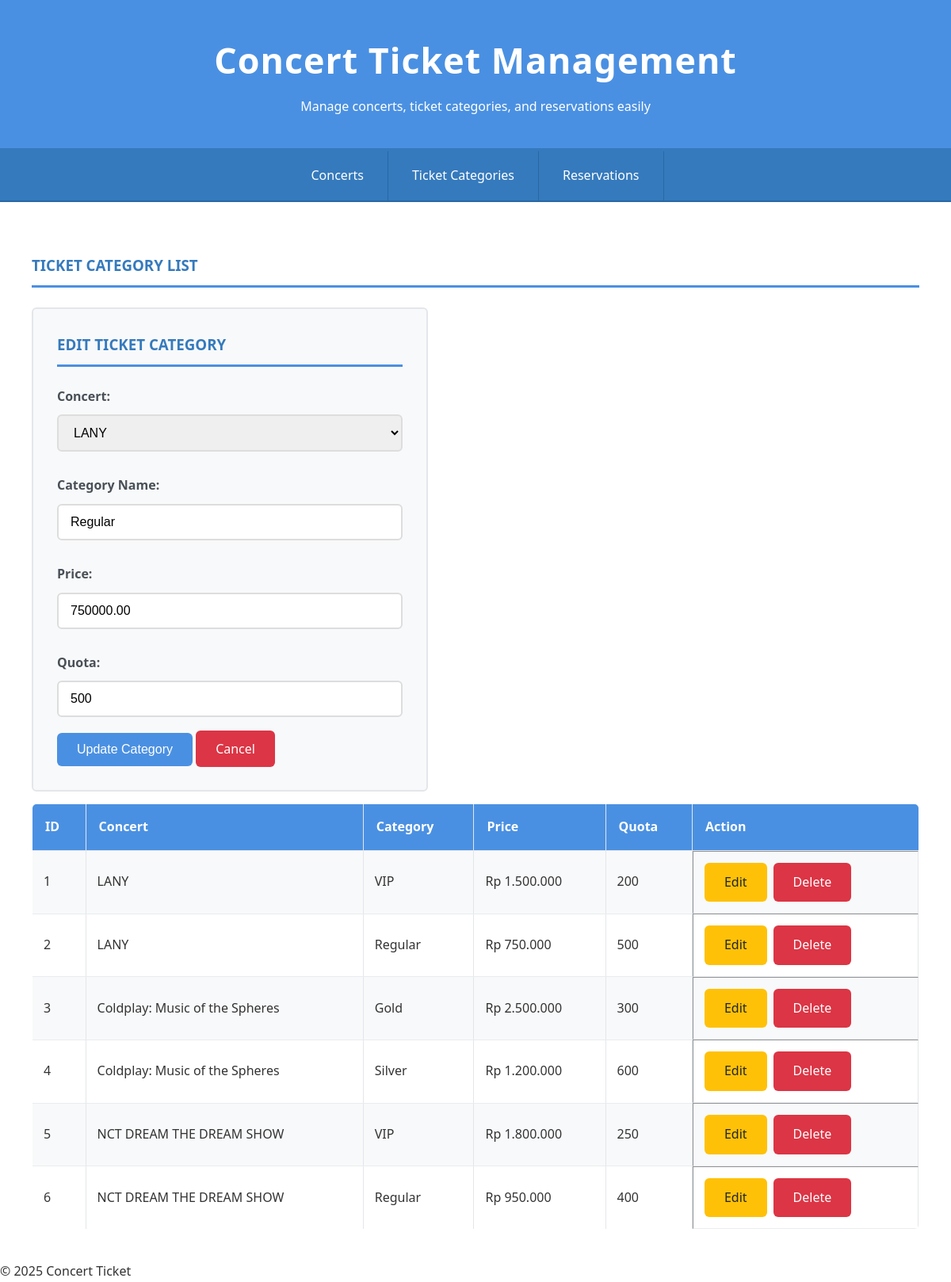
/?page=tickets&edit=2, run on the app's committed database.
### tables this page shows
CREATE TABLE `ticket_categories` (
  `id_ticket_category` int(11) NOT NULL,
  `id_concert` int(11) NOT NULL,
  `category_name` varchar(50) NOT NULL,
  `price` decimal(10,2) NOT NULL,
  `quota` int(11) NOT NULL
);

CREATE TABLE `concerts` (
  `id_concert` int(11) NOT NULL,
  `concert_name` varchar(100) NOT NULL,
  `date` date NOT NULL,
  `venue` varchar(100) NOT NULL
);

### config/db.php (called while the page is built, shortened)
<?php
class Database {
    private $host = "localhost";
    private $username = "root";
    private $password = "";
    private $dbname = "db_concert";
    public function __construct() {
        try {
            $this->conn = new PDO("mysql:host=$this->host;dbname=$this->dbname", $this->username, $this->password);
        } catch (PDOException $e) {
            echo "Connection failed: " . $e->getMessage();
        }
    }
}
?>

### class/TicketCategory.php (called while the page is built, shortened)
<?php
require_once 'config/db.php';
class TicketCategory {
    private $db;
    public function __construct() {
        $this->db = (new Database())->conn;
    }
    public function getAllTicketCategories() {
        $stmt = $this->db->prepare("
            SELECT t.*, c.concert_name
            FROM ticket_categories t
            JOIN concerts c ON t.id_concert = c.id_concert
        ");
        $stmt->execute();
        return $stmt->fetchAll(PDO::FETCH_ASSOC);
    }
    public function getTicketCategoryById($id) {
        $stmt = $this->db->prepare("SELECT * FROM ticket_categories WHERE id_ticket_category = ?");
        $stmt->execute([$id]);
        return $stmt->fetch(PDO::FETCH_ASSOC);
    }
}
?>

### class/Concert.php (called while the page is built, shortened)
<?php
require_once 'config/db.php';
class Concert {
    private $db;
    public function __construct() {
        $this->db = (new Database())->conn;
    }
    public function getAllConcerts() {
        $stmt = $this->db->prepare("SELECT * FROM concerts");
        $stmt->execute();
        return $stmt->fetchAll(PDO::FETCH_ASSOC);
    }
}
?>

### view/ticket_categories.php (the view, shortened to what this page needs)
<?php
require_once 'class/TicketCategory.php';
require_once 'class/Concert.php';
$ticket = new TicketCategory();
$concert = new Concert();
$concerts = $concert->getAllConcerts();
$tickets = $ticket->getAllTicketCategories();
$editData = null;
if (isset($_GET['edit'])) {
    $editData = $ticket->getTicketCategoryById($_GET['edit']);
}
?>
<h3>Ticket Category List</h3>
<form method="POST">
    <h3><?= $editData ? "Edit Ticket Category" : "Add Ticket Category" ?></h3>
    <label>Concert:</label>
    <select name="id_concert" required>
        <?php foreach ($concerts as $c): ?>
            <option value="<?= $c['id_concert'] ?>" <?= isset($editData['id_concert']) && $editData['id_concert'] == $c['id_concert'] ? 'selected' : '' ?>>
                <?= htmlspecialchars($c['concert_name']) ?>
            </option>
        <?php endforeach; ?>
    </select>
    <label>Category Name:</label>
    <input type="text" name="category_name" value="<?= htmlspecialchars($editData['category_name'] ?? '') ?>" required>
    <label>Price:</label>
    <input type="number" name="price" min="0" step="0.01" value="<?= htmlspecialchars($editData['price'] ?? '') ?>" required>
    <label>Quota:</label>
    <input type="number" name="quota" min="1" value="<?= htmlspecialchars($editData['quota'] ?? '') ?>" required>
    <?php if ($editData): ?>
        <button type="submit" name="update">Update Category</button>
        <a href="?page=tickets" class="btn btn-danger">Cancel</a>
    <?php else: ?>
        <button type="submit" name="add">Add Category</button>
    <?php endif; ?>
</form>
<table border="1">
    <tr>
        <th>ID</th>
        <th>Concert</th>
        <th>Category</th>
        <th>Price</th>
        <th>Quota</th>
        <th>Action</th>
    </tr>
    <?php foreach ($tickets as $t): ?>
    <tr>
        <td><?= $t['id_ticket_category'] ?></td>
        <td><?= htmlspecialchars($t['concert_name']) ?></td>
        <td><?= htmlspecialchars($t['category_name']) ?></td>
        <td>Rp <?= number_format($t['price'], 0, ',', '.') ?></td>
        <td><?= $t['quota'] ?></td>
        <td class="table-actions">
            <a href="?page=tickets&edit=<?= $t['id_ticket_category'] ?>" class="btn btn-warning">Edit</a>
            <a href="?page=tickets&delete=<?= $t['id_ticket_category'] ?>" class="btn btn-danger" onclick="return confirm('Delete this category?')">Delete</a>
        </td>
    </tr>
    <?php endforeach; ?>
</table>

### style.css (style rules this page uses)
* { margin: 0; padding: 0; box-sizing: border-box; }
body { font-family: 'Segoe UI', Tahoma, Geneva, Verdana, sans-serif; background-color: hsl(216, 33%, 97%); color: #333; line-height: 1.6; min-height: 100vh; }
h2, h3 { color: #357abd; margin-bottom: 25px; text-transform: uppercase; font-weight: 600; border-bottom: 3px solid #4a90e2; padding-bottom: 10px; }
table { width: 100%; border-collapse: collapse; margin-top: 15px; background-color: white; border-radius: 6px; overflow: hidden; border: 1px solid #e3e6ea; }
th { background-color: #4a90e2; color: white; padding: 16px; text-align: left; }
td { padding: 14px; border-bottom: 1px solid #e9ecef; }
tbody tr:nth-child(even) { background-color: #f8f9fa; }
form { background-color: #f8f9fa; padding: 30px; border-radius: 6px; border: 2px solid #e3e6ea; width: 500px; }
label { font-weight: 600; color: #495057; margin-top: 10px; display: block; }
input, select { width: 100%; padding: 12px 15px; margin: 10px 0 20px 0; border: 2px solid #ddd; border-radius: 6px; font-size: 16px; transition: border-color 0.3s ease; }
button, .btn { background-color: #4a90e2; color: white; padding: 12px 25px; border: none; border-radius: 6px; cursor: pointer; font-size: 16px; font-weight: 500; transition: 0.3s ease; text-decoration: none; }
.btn-danger { background-color: #dc3545; }
.btn-warning { background-color: #ffc107; color: #212529; }
.table-actions { display: flex; gap: 8px; }

### data on the page
ticket_categories: id_concert "LANY", category_name "Regular", price "750000.00", quota "500", id_ticket_category "2", id_concert.concert_name "LANY", price "750.000"
ticket_categories: id_ticket_category "1", id_concert.concert_name "LANY", category_name "VIP", price "1.500.000", quota "200"
ticket_categories: id_ticket_category "3", id_concert.concert_name "Coldplay: Music of the Spheres", category_name "Gold", price "2.500.000", quota "300"
ticket_categories: id_ticket_category "4", id_concert.concert_name "Coldplay: Music of the Spheres", category_name "Silver", price "1.200.000", quota "600"
ticket_categories: id_ticket_category "5", id_concert.concert_name "NCT DREAM THE DREAM SHOW", category_name "VIP", price "1.800.000", quota "250"
ticket_categories: id_ticket_category "6", id_concert.concert_name "NCT DREAM THE DREAM SHOW", category_name "Regular", price "950.000", quota "400"
